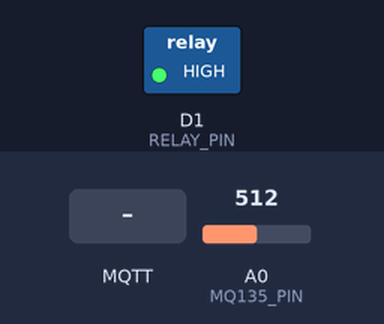
This sketch was run on a simulated ESP8266 (NodeMCU). On the bench: switched loads named in the sketch (green lamp = pin HIGH). The test bench sets the inputs (shaded band); at power-on: A0 (MQ135_PIN) = 512. WiFi joins after 1.5 s; servers stay silent unless stated; no MQTT or app messages arrive unless stated; what the sketch prints to the serial monitor is not drawn.

Above: at 2.7 s.
2.8 s: MQTT message "OFF" arrives on the first subscribed topic
At 3.6 s:
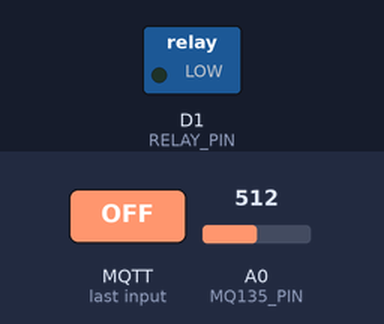
4.3 s: MQTT message "ON" arrives on the first subscribed topic
At 4.7 s:
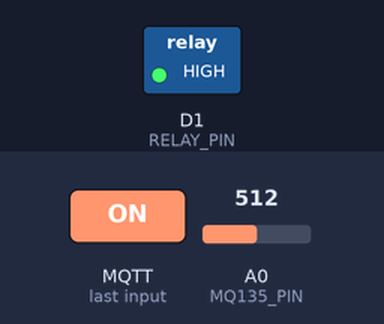
Timing chart, 0 to 7.3 s (numbered marks = the images above; inputs shaded):
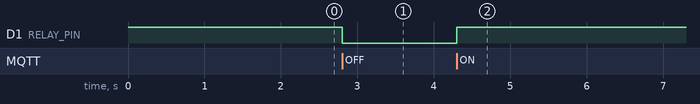

Measured:
- after the input at 2.8 s, D1 (RELAY_PIN): HIGH → LOW at once
- after the input at 4.3 s, D1 (RELAY_PIN): LOW → HIGH at once

The sketch:

SMOKESENSOR-ACTUATOR_MQTT.ino
```cpp
#include <ESP8266WiFi.h>
#include <PubSubClient.h>

// Wi-Fi credentials
const char* ssid = "Emmanuel's S24 Ultra";
const char* password = "123456789";

// MQTT broker details
const char* mqtt_server = "test.mosquitto.org";
const int mqtt_port = 1883;
const char* subscribeTopic = "sensor/mq135/control";  // Receive ON/OFF
const char* publishTopic   = "sensor/mq135/data";     // Publish readings

WiFiClient espClient;
PubSubClient client(espClient);

#define RELAY_PIN D1       // Relay to power MQ135
#define MQ135_PIN A0       // Analog pin for MQ135 sensor

bool sensorPowered = true;
unsigned long lastMsg = 1;
const long interval = 2000; // Publish every 2 seconds when ON

void callback(char* topic, byte* payload, unsigned int length) {
  String message;
  for (unsigned int i = 0; i < length; i++) {
    message += (char)payload[i];
  }

  Serial.print("Message received: ");
  Serial.println(message);

  if (message == "ON") {
    digitalWrite(RELAY_PIN, HIGH);
    sensorPowered = true;
    Serial.println("MQ135 powered ON");
  } else if (message == "OFF") {
    digitalWrite(RELAY_PIN, LOW);
    sensorPowered = false;
    Serial.println("MQ135 powered OFF");
  }
}

void reconnect() {
  while (!client.connected()) {
    Serial.print("Attempting MQTT connection...");
    if (client.connect("ESP8266Client_MQ135")) {
      Serial.println("connected");
      client.subscribe(subscribeTopic);
    } else {
      Serial.print("failed, rc=");
      Serial.print(client.state());
      Serial.println(" retrying in 5 seconds");
      delay(5000);
    }
  }
}

void setup_wifi() {
  delay(10);
  Serial.begin(115200);
  WiFi.begin(ssid, password);
  Serial.print("Connecting to WiFi");
  while (WiFi.status() != WL_CONNECTED) {
    delay(500);
    Serial.print(".");
  }
  Serial.println("\nWiFi connected. IP: ");
  Serial.println(WiFi.localIP());
}

void setup() {
  pinMode(RELAY_PIN, OUTPUT);
  digitalWrite(RELAY_PIN, HIGH);  // Start ON
  setup_wifi();
  client.setServer(mqtt_server, mqtt_port);
  client.setCallback(callback);
}

void loop() {
  if (!client.connected()) {
    reconnect();
  }
  client.loop();

  if (sensorPowered && millis() - lastMsg > interval) {
    lastMsg = millis();
    int mqValue = analogRead(MQ135_PIN);  // Read analog value
    char payload[10];
    snprintf(payload, sizeof(payload), "%d", mqValue);
    client.publish(publishTopic, payload);
    Serial.print("Published MQ135 value: ");
    Serial.println(payload);
  }
}
```
